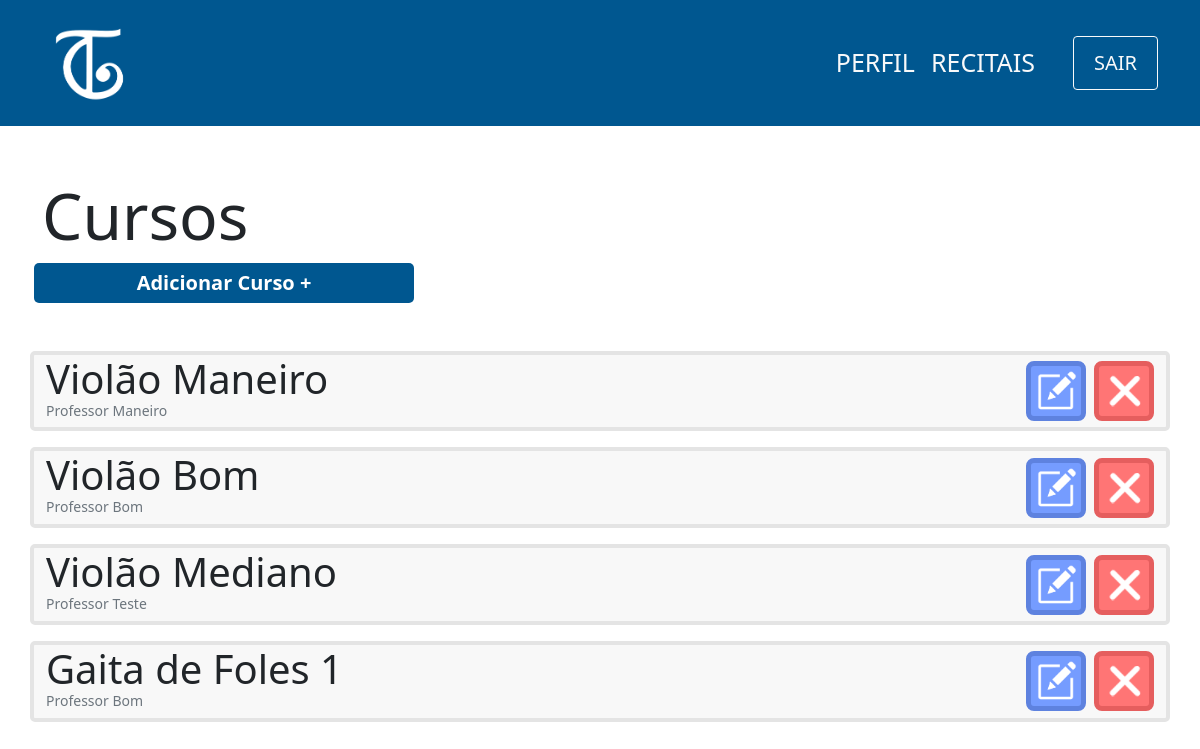
The app's page /view/curso/index.php with its own data.
### tables this page shows
CREATE TABLE curso(
                id INTEGER PRIMARY KEY,
                nome varchar(100) not null,
                id_professor integer not null,
                FOREIGN KEY (id) references professor(id_professor)
            );

CREATE TABLE professor(
                id INTEGER PRIMARY KEY ,
                cpf varchar(11) not null,
                nome varchar(100) not null,
                senha varchar(100) not null,
                email varchar(100) not null,
                contrato varchar(150)
            );

### controller/curso/index.php (called while the page is built)
<?php
    require '../../db/connection.php';
    try {
        $sql=$db->prepare('SELECT curso.nome,curso.id,professor.nome as nomeProfessor FROM CURSO join PROFESSOR on CURSO.id_professor = PROFESSOR.id');
        $sql->execute();
        $cursos=$sql->fetchAll(PDO::FETCH_ASSOC);
    } catch (PDOException $e) {
        echo 'Erro ao executar comando no banco de dados: ' . $e->getMessage();
        exit();
    }
?>

### view/curso/index.php (the view, shortened to what this page needs)
<?php
    include '../../layouts/navbar.php';
    include '../../controller/curso/index.php';
?>
<div class="container">
    <div class="row mt-5">
        <h1 class="mt-1 display-3">Cursos</h1>
        <span class="btn-principal col-md-4 col-sm-12 mx-1 text-center mb-5">
            <a href="cadastro.php">Adicionar Curso +</a>
        </span>
        <?php
        foreach($cursos as $curso){
            echo'
            <div class="col-12 card d-flex flex-row mb-3 justify-content-between">
                <div class="d-flex flex-column" id="'.$curso['id'].'">
                    <p class="m-0 display-6">'.$curso['nome'].'</p>
                    <p class="m-0 text-muted display-3 mb-2" style="font-size:14px">'.$curso['nomeProfessor'].'</p>
                </div>
                <div class="d-flex align-items-center">
                    <button onclick="location.href=\'edit.php?id='.$curso['id'].'\';" class="btn-editar mx-2">
                        <img src="../../images/edit-icon.png" width=40px>
                    </button>
                    <button class="btn-remover">
                        <img src="../../images/delete-icon.png" width=40px>
                    </button>
                </div>
            </div>';
            }
        ?>
    </div>
</div>

### css/style.css (style rules this page uses)
a { text-decoration: none; color:white; }
.btn-principal { background-color: #005790; color:white; padding: 5px 25px; font-weight: 600; font-size:20px; border:none; border-radius:5px; cursor: pointer; text-decoration: none; }
.card { background-color:#F8F8F8; border: 4px solid #E4E4E4; border-radius: 5px; }
.btn-editar { background-color:#759CFF; border: 5px solid #5E82DF; color:white; border-radius:8px; width:60px; height:60px; cursor: pointer; }
.btn-remover { background-color:#FF7575; border: 5px solid #E55E5E; color:white; border-radius:8px; width:60px; height:60px; cursor: pointer; }

### records on screen
curso: nome "Violão Maneiro", id_professor.nome "Professor Maneiro"
curso: nome "Violão Bom", id_professor.nome "Professor Bom"
curso: nome "Violão Mediano", id_professor.nome "Professor Teste"
curso: nome "Gaita de Foles 1", id_professor.nome "Professor Bom"
